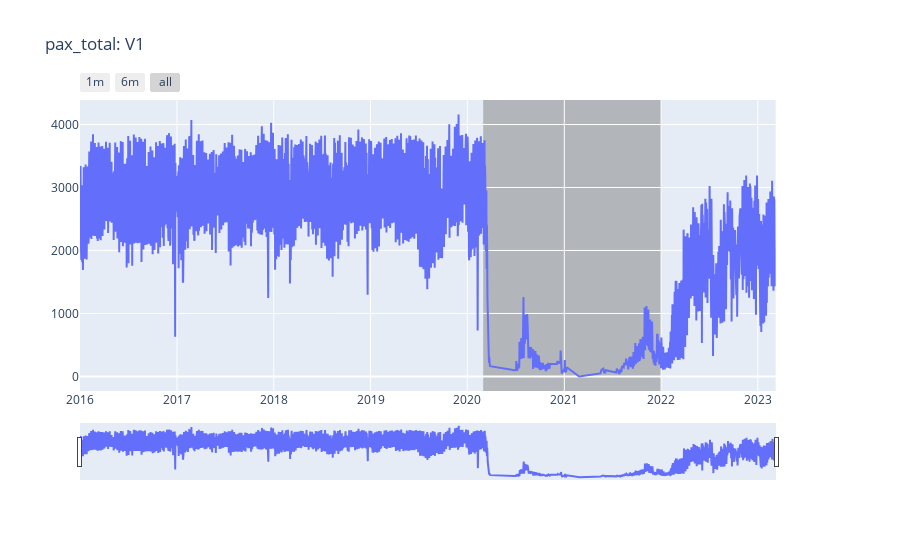
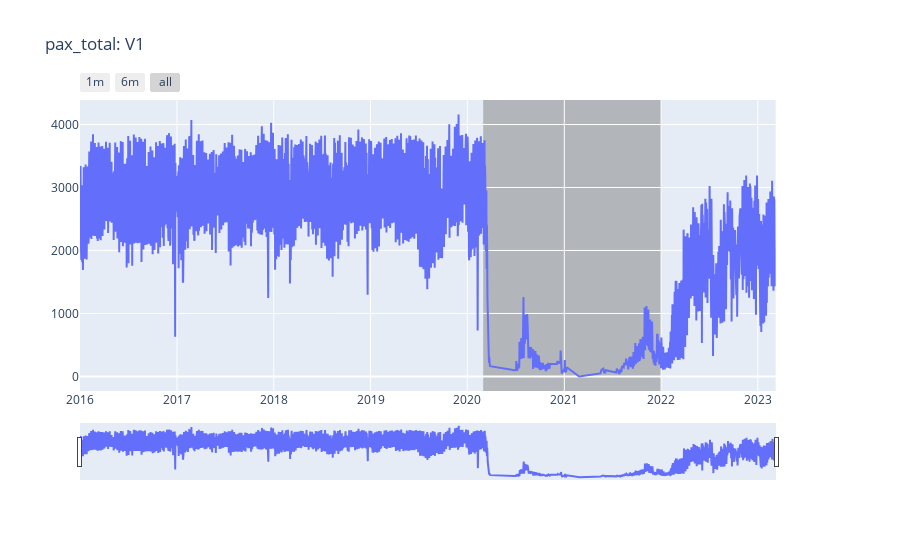

Source (notebook cell) for these figures, in order:
### Code cell
draw_ts_multiple(
    (traffic_df
    .query('home_airport == "LGW" and paired_airport == "AMS"')
    .groupby(["home_airport", "paired_airport", "date"])
    .agg(pax_total = ("pax", "sum"))
    .reset_index()
    ),
    'pax_total',
    covid_zone = True,
)

### Figure 1 — Plotly figure (JSON) as saved in the notebook; plotly's stock layout.template omitted (floating-point values rounded to 4 significant figures; data arrays with more than 128 entries replaced by an {"elided": "..."} marker saying what was removed)
{"data": [{"name": "V1", "type": "scatter", "x": {"elided": "2248 str values"}, "xaxis": "x", "y": {"elided": "2248 int values"}, "yaxis": "y"}], "layout": {"shapes": [{"fillcolor": "Gray", "layer": "below", "line": {"width": 0}, "opacity": 0.5, "type": "rect", "x0": "2020-03-01T00:00:00", "x1": "2022-01-01T00:00:00", "xref": "x", "y0": 0, "y1": 1, "yref": "y domain"}], "title": {"text": "pax_total: V1"}, "xaxis": {"anchor": "y", "domain": [0, 0.94], "rangeselector": {"buttons": [{"count": 1, "label": "1m", "step": "month", "stepmode": "backward"}, {"count": 6, "label": "6m", "step": "month", "stepmode": "backward"}, {"step": "all"}]}, "rangeslider": {"visible": true}, "type": "date"}, "yaxis": {"anchor": "x", "domain": [0, 1]}, "yaxis2": {"anchor": "x", "overlaying": "y", "side": "right"}}}

### Figure 2 — Plotly figure (JSON) as saved in the notebook; plotly's stock layout.template omitted (floating-point values rounded to 4 significant figures; data arrays with more than 128 entries replaced by an {"elided": "..."} marker saying what was removed)
{"data": [{"name": "V1", "type": "scatter", "x": {"elided": "2248 str values"}, "xaxis": "x", "y": {"elided": "2248 int values"}, "yaxis": "y"}], "layout": {"shapes": [{"fillcolor": "Gray", "layer": "below", "line": {"width": 0}, "opacity": 0.5, "type": "rect", "x0": "2020-03-01T00:00:00", "x1": "2022-01-01T00:00:00", "xref": "x", "y0": 0, "y1": 1, "yref": "y domain"}], "title": {"text": "pax_total: V1"}, "xaxis": {"anchor": "y", "domain": [0, 0.94], "rangeselector": {"buttons": [{"count": 1, "label": "1m", "step": "month", "stepmode": "backward"}, {"count": 6, "label": "6m", "step": "month", "stepmode": "backward"}, {"step": "all"}]}, "rangeslider": {"visible": true}, "type": "date"}, "yaxis": {"anchor": "x", "domain": [0, 1]}, "yaxis2": {"anchor": "x", "overlaying": "y", "side": "right"}}}
